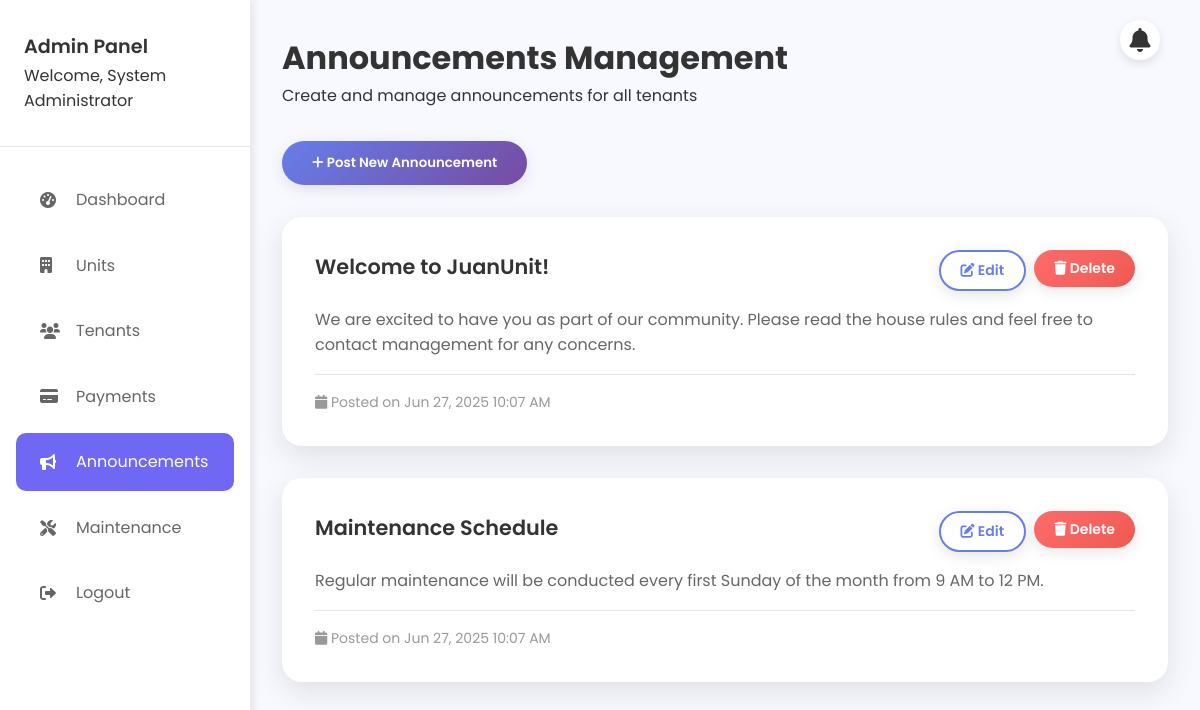
The page /admin/announcements.php (signed in) on the database its author committed.
### tables this page shows
CREATE TABLE announcements (
    id INT AUTO_INCREMENT PRIMARY KEY,
    title VARCHAR(200) NOT NULL,
    content TEXT NOT NULL,
    created_at TIMESTAMP DEFAULT CURRENT_TIMESTAMP
);

### admin/announcements.php (the view, shortened to what this page needs)
<?php
require_once '../includes/db_connect.php';
$announcements_query = "SELECT * FROM announcements ORDER BY created_at DESC";
$announcements_result = $conn->query($announcements_query);
include '../includes/header.php';
?>
<div class="dashboard">
    <div class="sidebar">
        <div class="sidebar-header">
            <h3>Admin Panel</h3>
            <p>Welcome, <?php echo htmlspecialchars($_SESSION['admin_name']); ?></p>
        </div>
        <ul class="sidebar-menu">
            <li><a href="index.php"><i class="fas fa-tachometer-alt"></i> Dashboard</a></li>
            <li><a href="units.php"><i class="fas fa-building"></i> Units</a></li>
            <li><a href="tenants.php"><i class="fas fa-users"></i> Tenants</a></li>
            <li><a href="payments.php"><i class="fas fa-credit-card"></i> Payments</a></li>
            <li><a href="announcements.php" class="active"><i class="fas fa-bullhorn"></i> Announcements</a></li>
            <li><a href="maintenance.php"><i class="fas fa-tools"></i> Maintenance</a></li>
            <li><a href="../logout.php"><i class="fas fa-sign-out-alt"></i> Logout</a></li>
        </ul>
    </div>
    <div class="main-content">
        <div class="dashboard-header">
            <h1>Announcements Management</h1>
            <p>Create and manage announcements for all tenants</p>
        </div>
        <div style="margin-bottom: 2rem;">
            <button onclick="openModal('addAnnouncementModal')" class="btn btn-primary">
                <i class="fas fa-plus"></i> Post New Announcement
            </button>
        </div>
        <div style="display: grid; gap: 2rem;">
            <?php if ($announcements_result->num_rows > 0): ?>
                <?php while ($announcement = $announcements_result->fetch_assoc()): ?>
                    <div class="card">
                        <div style="display: flex; justify-content: space-between; align-items: flex-start; margin-bottom: 1rem;">
                            <h3 style="color: #333; margin: 0; flex: 1;"><?php echo htmlspecialchars($announcement['title']); ?></h3>
                            <div style="display: flex; gap: 0.5rem;">
                                <button onclick="openEditModal(<?php echo $announcement['id']; ?>, '<?php echo htmlspecialchars(addslashes($announcement['title'])); ?>', '<?php echo htmlspecialchars(addslashes(str_replace(["\r", "\n"], "\\n", $announcement['content']))); ?>')" class="btn btn-sm btn-secondary">
                                    <i class="fas fa-edit"></i> Edit
                                </button>
                                <form method="POST" style="display: inline;" onsubmit="return confirm('Are you sure you want to delete this announcement?')">
                                    <button type="submit" class="btn btn-sm btn-danger">
                                        <i class="fas fa-trash"></i> Delete
                                    </button>
                                </form>
                            </div>
                        </div>
                        <p style="color: #666; line-height: 1.6; margin-bottom: 1rem;">
                            <?php echo nl2br(htmlspecialchars($announcement['content'])); ?>
                        </p>
                        <div style="border-top: 1px solid #e1e5e9; padding-top: 1rem; color: #999; font-size: 14px;">
                            <i class="fas fa-calendar"></i> Posted on <?php echo date('M j, Y g:i A', strtotime($announcement['created_at'])); ?>
                        </div>
                    </div>
                <?php endwhile; ?>
            <?php endif; ?>
        </div>
    </div>
</div>
<?php include '../includes/footer.php'; ?>

### css/style.css (style rules this page uses)
* { margin: 0; padding: 0; box-sizing: border-box; }
body { font-family: 'Poppins', sans-serif; line-height: 1.6; color: #333; background-color: #f8f9ff; }
.btn { padding: 12px 30px; border: none; border-radius: 25px; font-family: 'Poppins', sans-serif; font-weight: 600; text-decoration: none; display: inline-block; cursor: pointer; transition: all 0.3s ease; box-shadow: 0 4px 15px rgba(0,0,0,0.1); }
.btn-primary { background: linear-gradient(135deg, #667eea 0%, #764ba2 100%); color: white; }
.btn-secondary { background: white; color: #667eea; border: 2px solid #667eea; }
.btn-danger { background: linear-gradient(135deg, #ff6b6b 0%, #ee5a52 100%); color: white; }
.btn-sm { padding: 8px 20px; font-size: 14px; }
.card { background: white; border-radius: 20px; padding: 2rem; box-shadow: 0 10px 30px rgba(0,0,0,0.1); transition: transform 0.3s ease, box-shadow 0.3s ease; border: 1px solid rgba(255,255,255,0.2); }
.card h3 { font-size: 1.3rem; font-weight: 600; margin-bottom: 1rem; color: #333; }
.card p { color: #666; line-height: 1.6; }
.dashboard { display: flex; min-height: 100vh; }
.sidebar { width: 250px; background: white; box-shadow: 2px 0 10px rgba(0,0,0,0.1); flex-shrink: 0; position: sticky; top: 0; height: 100vh; }
.sidebar-header { padding: 2rem 1.5rem; border-bottom: 1px solid #e1e5e9; }
.sidebar-header h3 { color: #333; font-size: 1.2rem; font-weight: 600; }
.sidebar-menu { list-style: none; padding: 1rem 0; }
.sidebar-menu li a { display: flex; align-items: center; padding: 1rem 1.5rem; margin: 0.5rem 1rem; color: #666; text-decoration: none; transition: all 0.3s ease; border-radius: 10px; }
.sidebar-menu li a:hover, .sidebar-menu li a.active { background: var(--lp-v2-purple, #7068F4); color: white; }
.sidebar-menu i { width: 20px; margin-right: 1rem; }
.main-content { flex: 1; padding: 2rem; background: #f8f9ff; }
.dashboard-header { margin-bottom: 2rem; }
.dashboard-header h1 { font-size: 2rem; font-weight: 700; }
:root { --lp-v2-purple: #7068F4; --lp-v2-yellow: #FFD200; --lp-v2-dark: #191A23; --lp-v2-light: #F9F9FB; --lp-v2-text: #595B68; --lp-v2-radius: 24px; }

### rows shown on the page
announcements: title "Welcome to JuanUnit!", content "We are excited to have you as part of our community. Please read the house rules and feel free to contact management for any concerns.", created_at "Jun 27, 2025 10:07 AM"
announcements: title "Maintenance Schedule", content "Regular maintenance will be conducted every first Sunday of the month from 9 AM to 12 PM.", created_at "Jun 27, 2025 10:07 AM"

### other values the page prints
$_SESSION['admin_name'] "System Administrator"
